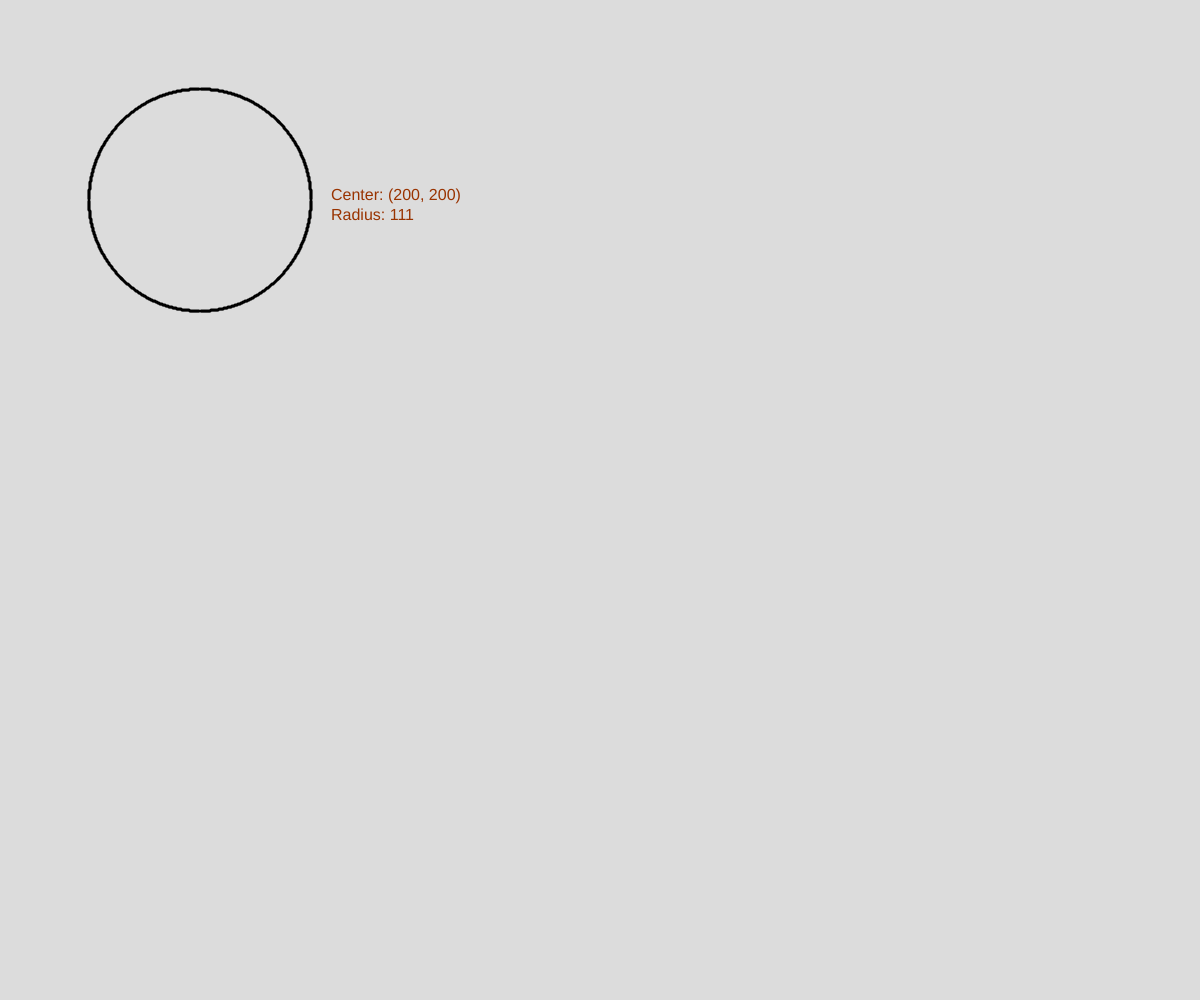
Frame 1 (no input)
Frame 60 (no input): identical to frame 1, image omitted
Frame 120 (the mouse pressed at the canvas centre since frame 60): identical to frame 1, image omitted

The p5.js sketch that drew this single still picture (run headless with seeded random() and noise() and a simulated clock; from frame 60 on, the mouse is pressed at the canvas centre):

// p5.js sketch
// ── sketch.js
function setup() {
	createCanvas(windowWidth, windowHeight);
}

function draw() {
	background(220);

	let circle = new MPCircle(200, 200, 111);
	circle.drawCircle();
}

function isFloat(n) {
	return Number(n) === n && n % 1 !== 0;
}

class SymmetricPoints {
	constructor(x_c, y_c) {
		this.x_c = x_c;
		this.y_c = y_c;
	}

	constructPoint(x, y) {
		point(x + this.x_c, y + this.y_c);
	}

	getSymmetricPoints(x, y) {
		this.constructPoint(x, y);
		this.constructPoint(x, -y);
		this.constructPoint(-x, y);
		this.constructPoint(-x, -y);
	}
}

class MPCircle extends SymmetricPoints {
	/**
	 *
	 * @param {Number} x_c x-coordinate of the center
	 * @param {Number} y_c y-coordinate of the center
	 * @param {Number} r Radius of the circle
	 */
	constructor(x_c, y_c, r) {
		super(x_c, y_c);
		this.r = r;
	}

	drawCircle() {
		this.set();
		strokeWeight(3);
		this.getQ1Points();
		this.writeCoordinate(this.x_c, this.y_c, this.r);
	}

	set() {
		this.x = 0;
		this.y = this.r;
		this.getOtherPoints(this.x, this.y);

		if (isFloat(this.r)) this.p0 = 5 / 4 - this.r;
		else this.p0 = 1 - this.r;
	}

	getQ1Points() {
		let p_k = this.p0;
		let x = this.x;
		let y = this.y;
		while (x < y) {
			if (p_k < 0) {
				x += 1;
				y = y;
				p_k = p_k + 2 * x + 1;
			} else {
				x += 1;
				y -= 1;
				p_k = p_k + 2 * x - 2 * y + 1;
			}

			this.getOtherPoints(x, y);
		}
	}

	getOtherPoints(x, y) {
		this.getSymmetricPoints(x, y);
		this.getSymmetricPoints(y, x);
	}

	writeCoordinate(x, y, r) {
		textSize(16);
		textStyle(NORMAL);
		fill("#993300");
		strokeWeight(1.1);
		text("Center: (" + x + ", " + y + ")\nRadius: " + r, x + r + 20, y);
	}
}

class MPEllipse extends SymmetricPoints {
	constructor(x_c, y_c, r_x, r_y) {
		super(x_c, y_c);
		this.r_x = r_x;
		this.r_y = r_y;
	}

	setR1() {
		this.x = 0;
		this.y = this.r_y;
		this.p1_0 = sq(this.r_y) - sq(this.r_x) * this.r_y + (1 / 4) * sq(this.r_x);
	}

	drawR1() {
		let x = this.x;
		let y = this.y;
		let p1_k = this.p1_0;
	}
}
